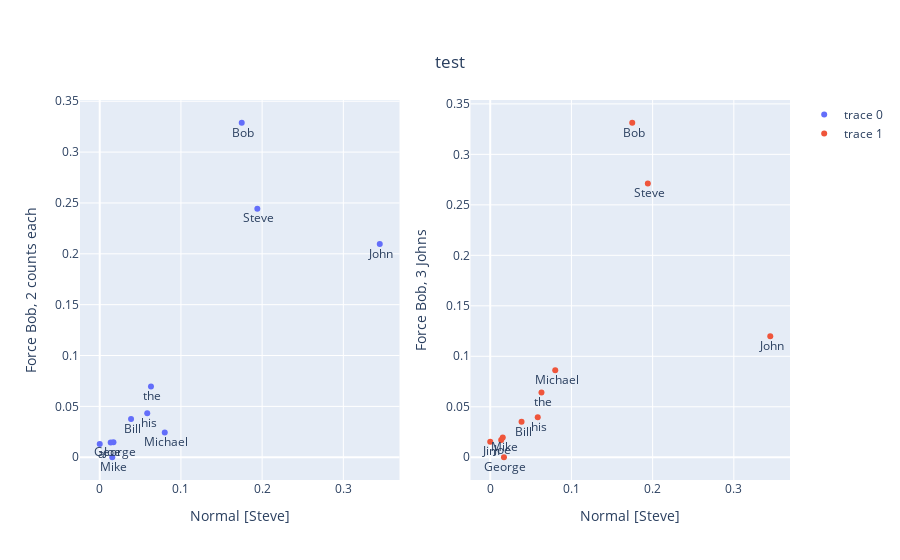
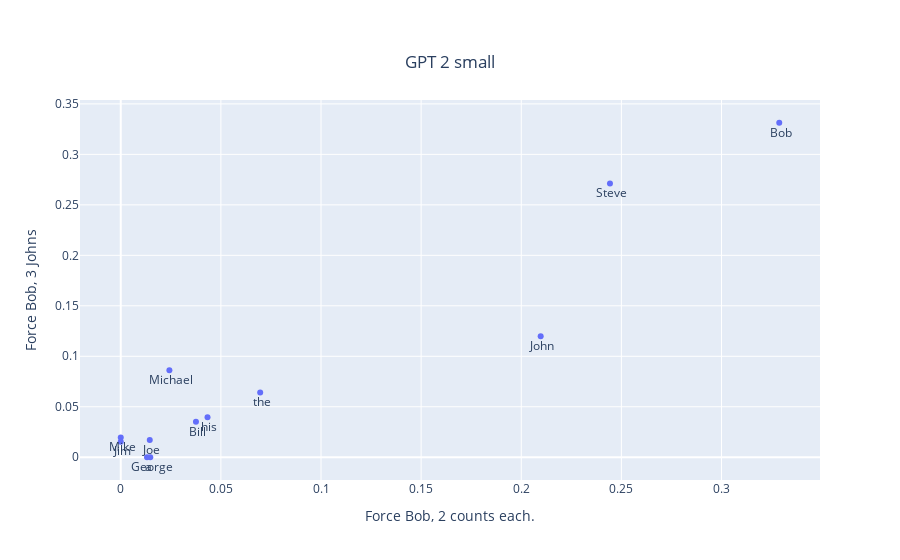

The cell these charts' notebook holds for them, in order:
### Code cell
print(get_completion(prompt1))
plot_two(prompt1,prompt2,prompt1,prompt3, f"Normal [{C}]", f"Force {D}, 2 counts each", f"Normal [{C}]", f"Force {D}, 3 {A}s")
plot_compare_prompt_logprobs(prompt2, prompt3, f"Force {D}, 2 counts each.", f"Force {D}, 3 {A}s")

### Figure 1 — Plotly figure (JSON) as saved in the notebook; plotly's stock layout.template omitted (floating-point values rounded to 4 significant figures)
{"data": [{"mode": "markers+text", "text": [" his", " Mike", " Joe", " George", " Steve", " the", " John", " Bill", " Bob", " a", " Michael"], "textposition": "bottom center", "type": "scatter", "x": [0.05851, 0.01546, 0.0135, 0.0169, 0.1941, 0.06311, 0.3449, 0.03857, 0.1749, 0, 0.08006], "xaxis": "x", "y": [0.04333, 0, 0.01449, 0.01474, 0.2443, 0.06964, 0.2097, 0.03756, 0.3288, 0.01312, 0.02429], "yaxis": "y"}, {"mode": "markers+text", "text": [" his", " Mike", " Joe", " Jim", " George", " Steve", " the", " John", " Bill", " Bob", " Michael"], "textposition": "bottom center", "type": "scatter", "x": [0.05851, 0.01546, 0.0135, 0, 0.0169, 0.1941, 0.06311, 0.3449, 0.03857, 0.1749, 0.08006], "xaxis": "x2", "y": [0.03973, 0.01968, 0.01715, 0.01545, 0, 0.2711, 0.06425, 0.12, 0.03512, 0.3313, 0.08629], "yaxis": "y2"}], "layout": {"title": {"text": "test", "x": 0.5, "xanchor": "center", "y": 0.9, "yanchor": "top"}, "xaxis": {"anchor": "y", "domain": [0, 0.45], "title": {"text": "Normal [Steve]"}}, "xaxis2": {"anchor": "y2", "domain": [0.55, 1], "title": {"text": "Normal [Steve]"}}, "yaxis": {"anchor": "x", "domain": [0, 1], "title": {"text": "Force Bob, 2 counts each"}}, "yaxis2": {"anchor": "x2", "domain": [0, 1], "title": {"text": "Force Bob, 3 Johns"}}}}

### Figure 2 — Plotly figure (JSON) as saved in the notebook; plotly's stock layout.template omitted (floating-point values rounded to 4 significant figures)
{"data": [{"mode": "markers+text", "text": [" his", " Joe", " Mike", " Jim", " George", " Steve", " the", " John", " Bill", " Bob", " a", " Michael"], "textposition": "bottom center", "type": "scatter", "x": [0.04333, 0.01449, 0, 0, 0.01474, 0.2443, 0.06964, 0.2097, 0.03756, 0.3288, 0.01312, 0.02429], "y": [0.03973, 0.01715, 0.01968, 0.01545, 0, 0.2711, 0.06425, 0.12, 0.03512, 0.3313, 0, 0.08629]}], "layout": {"title": {"text": "GPT 2 small", "x": 0.5, "xanchor": "center", "y": 0.9, "yanchor": "top"}, "xaxis": {"title": {"text": "Force Bob, 2 counts each."}}, "yaxis": {"title": {"text": "Force Bob, 3 Johns"}}}}
